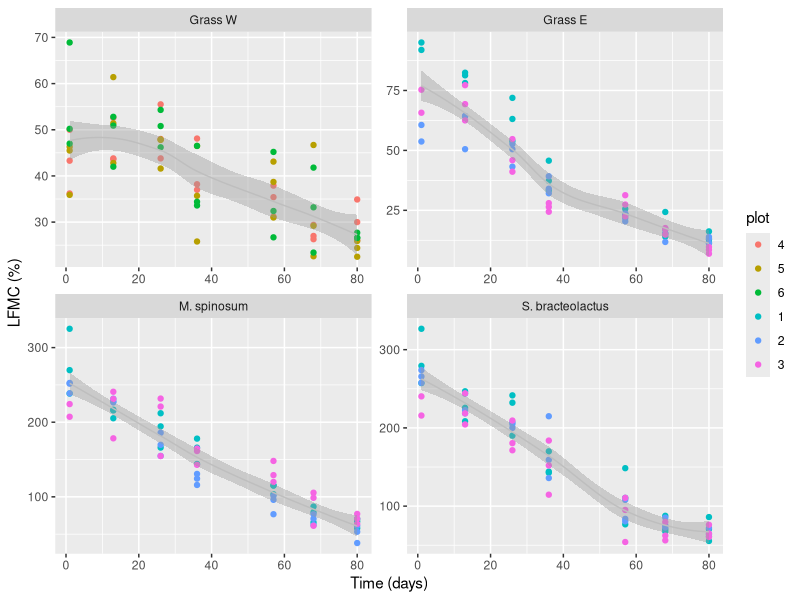
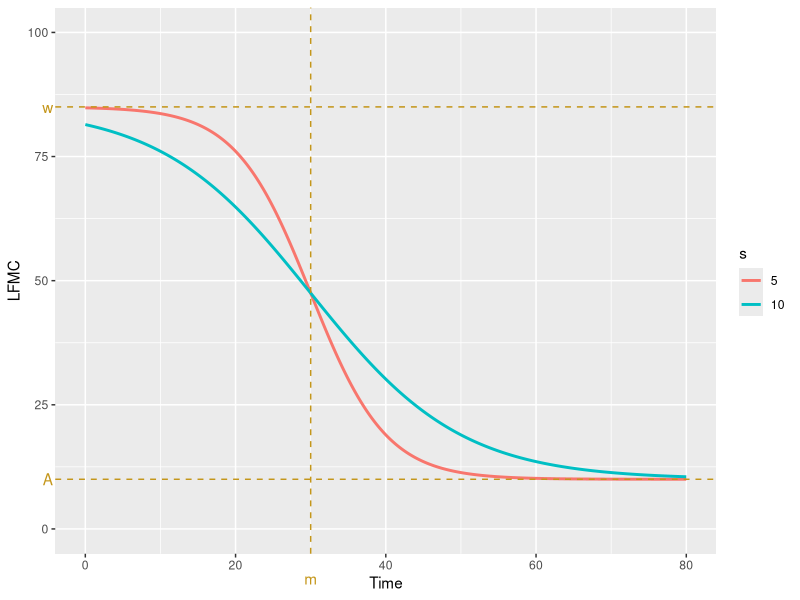

Reproduce these figures in R, in order. (Note: this script raises an error after producing the figures.)
rm(list=ls())
##########################"
#--------------- Packages 
library(ggplot2)
library(dplyr)

#######################
# ---- Data handling --------------------------------------------- 

# Database
lfmc.data <- read.table("data_lfmc.txt", header = TRUE)
str(lfmc.data)

# Data are ordered for temporal analysis
lfmc.data <- lfmc.data[with(lfmc.data,order(site, plot, time)), ] 

# "Plot" is coded as factor
lfmc.data$plot <- as.factor(lfmc.data$plot)

lfmc.data$leaf.type = with(lfmc.data, factor(leaf.type, levels=c("Grass W", "Grass E", "M. spinosum", "S. bracteolactus")))
lfmc.data$plot = with(lfmc.data, factor(plot, levels=c("4", "5", "6", "1", "2", "3")))
str(lfmc.data)

ggplot(data = lfmc.data, aes(x = time, y = lfmc)) + 
  geom_point(aes(color=plot))  + geom_smooth(colour="gray", size=0.5)+
  xlab("Time (days)") +  facet_wrap(~leaf.type,scales = "free") + 
  ylab("LFMC (%)") # The LFMC temporal dynamics is plotted by "leaf type" 


###################################### 
### Logistic

A = 10; 
m = 30
w = 85
s = 10 
phi = list(A= A,m=m,w=w,s=s)
phi2 <- phi; phi2$s = 5
FourParamLogis = function(x,phi){
  y <- (phi$A-phi$w)/(1+exp((phi$m-x)/phi$s))+phi$w
  return(y)
}
t <- seq(0,80, length.out = 1000)
df2 <- tibble(Time = rep(t,2),
              LFMC = c(FourParamLogis(t,phi),FourParamLogis(t,phi2)))
df2$s <-as.factor(c(rep(phi$s,1000),rep(phi2$s,1000)))
gg <- ggplot(df2, aes(Time, LFMC,group=s,colour = s)) +   geom_line(size = 1.0) 
gg <- gg +  geom_vline(xintercept =phi$m, size = 0.5, linetype = "dashed",col = "#C4961A") 
gg <- gg +  geom_hline(yintercept =c(phi$A,phi$w), size = 0.5, linetype = "dashed",col = "#C4961A")
gg <- gg + annotate("text",y=-10,x=phi$m,label="m",col="#C4961A")+coord_cartesian(ylim=c(0,100),xlim=c(0,80),clip="off")
gg <- gg + annotate("text",y=phi$A,x=-5,label="A",col="#C4961A")
gg <- gg + annotate("text",y=phi$w,x=-5,label="w",col="#C4961A") 
gg 
#################################"" 

lfmc.data$group <- with(lfmc.data, factor(plot:leaf.type)) # one col ("group") crossing both factors ("plot" x "leaf type") is generated
levels(lfmc.data$group)
lfmc.data$group=with(lfmc.data, factor(group, labels=c("GW plot 4","GW plot 5", "GW plot 6",
                                                       "GE plot 1","SM plot 1", "SS plot 1",
                                                       "GE plot 2","SM plot 2", "SS plot 2",
                                                       "GE plot 3","SM plot 3", "SS plot 3"))) # the factor "group" is relabeled according to the manuscript

lfmc.data.gd <- groupedData(lfmc ~ time | group, data = lfmc.data, order.groups=FALSE) # and a groupedData class object is created 
str(lfmc.data.gd)
lfmc.data.gd$plot = with(lfmc.data.gd, factor(plot, levels=c("4", "5", "6", "1", "2", "3"))) # "plot" is coded as factor in the groupedData object

# ---- Data exploration ------------------------------------------- 

par(mfrow=c(1,1), cex=0.85)
plot(lfmc.data$time, lfmc.data$lfmc, xlab="Time (days)", ylab="LFMC (%)", ylim=c(0,350), main="") # LFMC decreases over time
par(mfrow=c(1,2), cex=0.85)
plot(lfmc.data$leaf.type, lfmc.data$lfmc, xlab="Leaf type", ylab="LFMC (%)", ylim=c(0,350), col="grey", main="") # Shrubs are more heterogeneous
hist(lfmc.data$lfmc, main="", xlab="LFMC (%)", col="grey")


